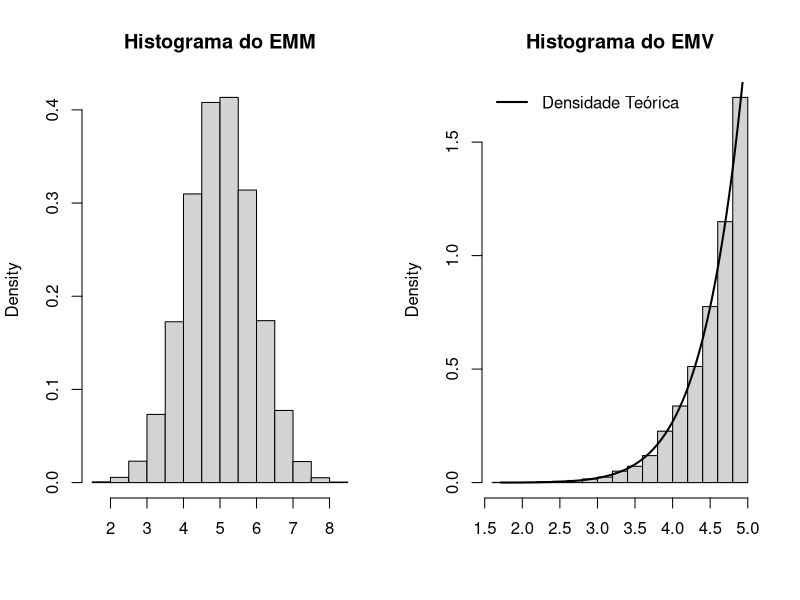
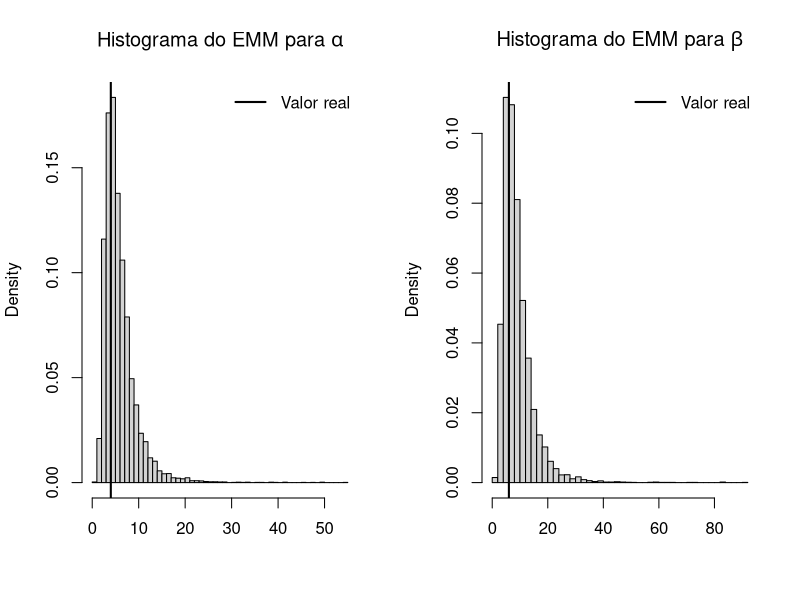

The R script that drew these images, in order:
## ---- chunk 1
set.seed(76)

M <- 10000
n <- 10
theta0 <- rpois(1, lambda = 4) + 1

thetaMM <- numeric(M)
thetaMV <- numeric(M)
for (i in seq_len(M)) {
  x <- runif(n, min = 0, max = theta0)
  thetaMM[i] <- 2 * mean(x)
  thetaMV[i] <- max(x)
}

# Comparar os resultados simulados com os valores teóricos
cat("Média simulada do EMM =", mean(thetaMM),
    ", calculada =", theta0, "\n")
cat("Média simulada do EMV =", mean(thetaMV),
    ", calculada =", 10 / 11 * theta0, "\n")
cat("Variância simulada do EMM =", var(thetaMM),
    ", calculada =", theta0^2 / (3 * n), "\n")
cat("Variância simulada do EMV =", var(thetaMV),
    ", calculada =",
    n * theta0^2 / (n + 2) - (n / (n + 1))^2 * theta0^2, "\n")

op <- par(mfrow = c(1, 2))
hist(thetaMM, probability = TRUE, main = "Histograma do EMM", xlab = "")
hist(thetaMV, probability = TRUE, main = "Histograma do EMV", xlab = "")
grade <- seq(min(thetaMV), max(thetaMV) - 0.01, length.out = 500)
densidade <- n * grade^(n - 1) / theta0^n
lines(grade, densidade, lwd = 2)
legend("topleft", legend = "Densidade Teórica", lwd = 2, bty = "n")
par(op)
## ---- chunk 2
set.seed(31)

M <- 10000
n <- 10 # Tamanho da amostra
alpha0 <- 4
beta0 <- 6

alphaMM <- numeric(M)
betaMM <- numeric(M)
for (i in seq_len(M)) {
  x <- rgamma(n, shape = alpha0, rate = beta0)
  # var() usa n - 1; o fator abaixo produz a variância com denominador n.
  s <- var(x) * (n - 1) / n
  alphaMM[i] <- mean(x)^2 / s
  betaMM[i] <- mean(x) / s
}

cat("Média simulada do EMM para alpha =", mean(alphaMM),
    ", real =", alpha0, "\n")
cat("Média simulada do EMM para beta =", mean(betaMM),
    ", real =", beta0, "\n")

op <- par(mfrow = c(1, 2))
hist(alphaMM, breaks = 40, probability = TRUE,
     main = expression(paste("Histograma do EMM para ", alpha)), xlab = "")
abline(v = alpha0, lwd = 2)
legend("topright", legend = "Valor real", lwd = 2, bty = "n")

hist(betaMM, breaks = 40, probability = TRUE,
     main = expression(paste("Histograma do EMM para ", beta)), xlab = "")
abline(v = beta0, lwd = 2)
legend("topright", legend = "Valor real", lwd = 2, bty = "n")
par(op)
